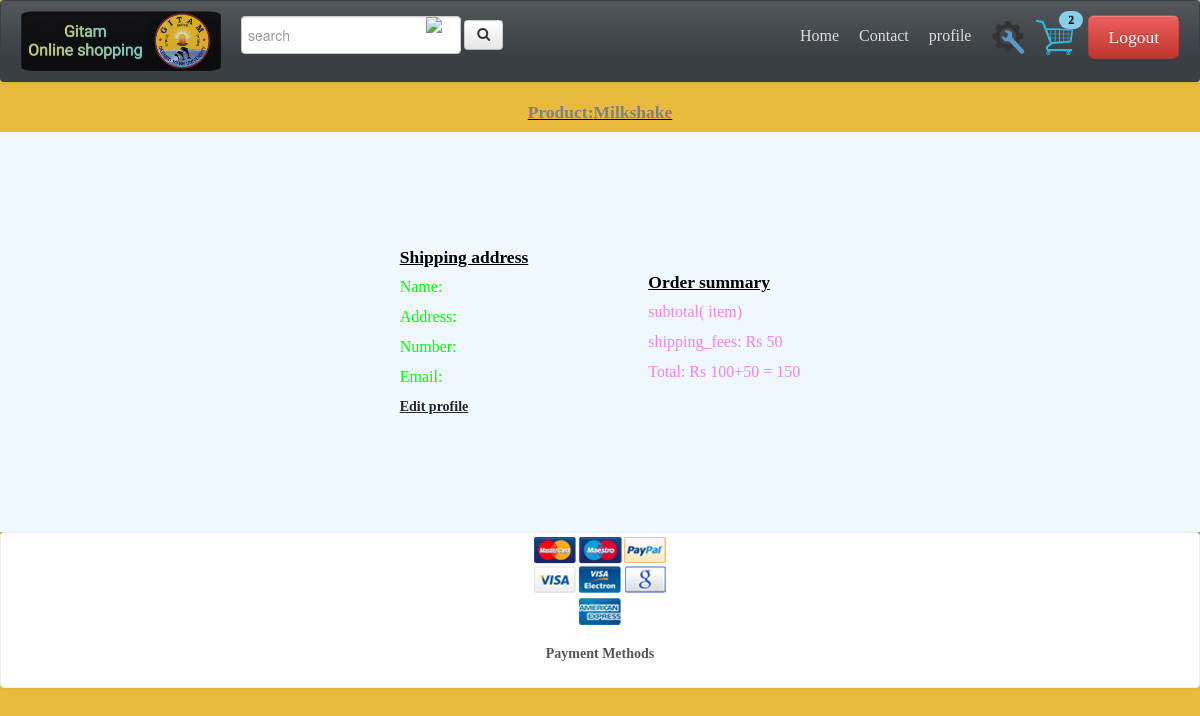
The app's page /payment.php?id=43 (signed in), older data.
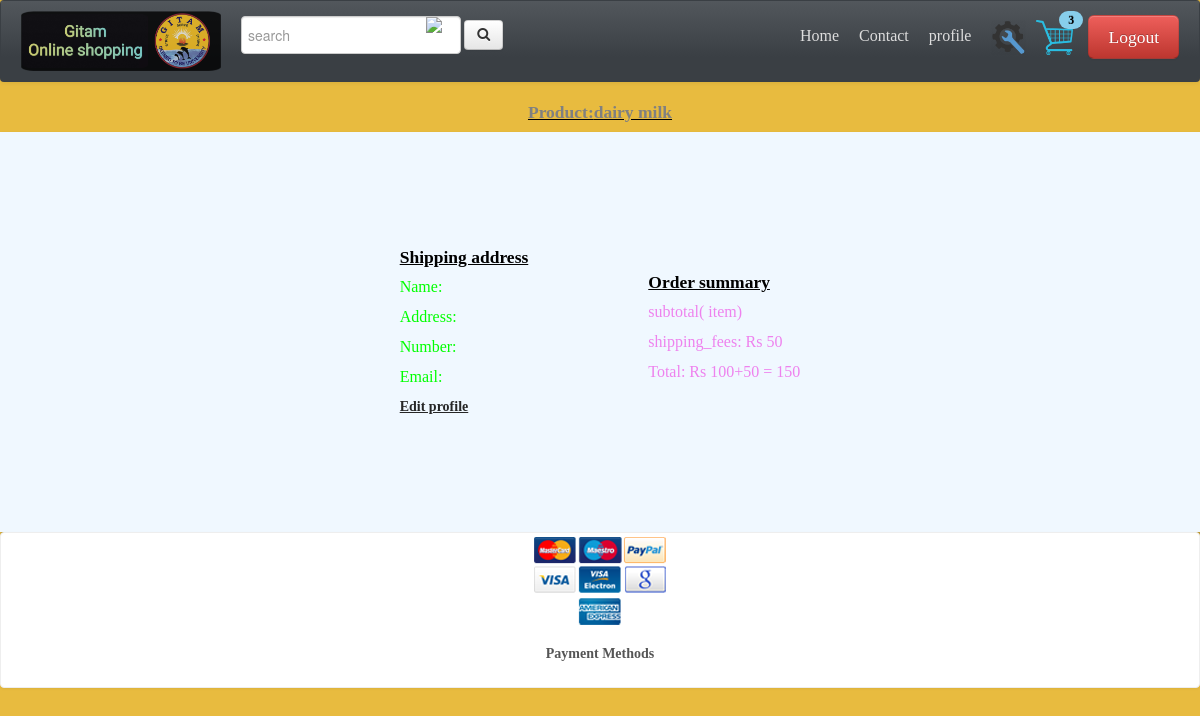
The same page, newer data.
### tables this page shows
CREATE TABLE `products` (
  `product_id` int(100) NOT NULL,
  `product_catag` varchar(100) NOT NULL,
  `product_title` varchar(255) NOT NULL,
  `product_price` int(100) NOT NULL,
  `product_desc` text NOT NULL,
  `product_date` varchar(50) NOT NULL,
  `product_img` text NOT NULL,
  `product_left` int(100) NOT NULL,
  `product_author` varchar(100) NOT NULL DEFAULT 'admin'
);

### payment.php (the view, shortened to what this page needs)
<?php
   include_once('./includes/headerNav.php');
     ?>
     <head>
     </head>
     <?php
$sql ="SELECT * FROM  products WHERE product_id='{$_GET['id']}';";
$result = $conn->query($sql);
$row = $result->fetch_assoc();
?>
<h4 style="text-align:center;"><p><a style="color:grey" href="./product.php?id=<?php echo $_GET['id']?>"> Product:<?php echo $row['product_title'] ?></a></p></h4>
     <div class="proceed-pay">
        <div class="ship">
        <h4>Shipping address</h4>
        <p>Name:<?Php echo $_SESSION['customer_name']?></p>
        <p>Address:<?Php echo $_SESSION['customer_address']?></p>
        <p>Number:<?Php echo $_SESSION['customer_phone']?></p>
        <p>Email:<?Php echo $_SESSION['customer_email']?></p>
        <a href="./profile.php"><h5 style="text-decoration:underline;">Edit profile</h5></a>
        </div>
<div class="order">
<h4>Order summary</h4>
        <p>subtotal( item)</p>
        <p>shipping_fees: Rs 50</p>
        <p>Total: Rs <?php echo $row['product_price']?>+50 = <?php echo $row['product_price']+50 ?> </p>
</div>
     </div>
     	<div class="thumbnail">
				<img src="images/payment_methods.png" title="Bootshop Payment Methods" alt="Payments Methods">
				<div class="caption">
				  <h5>Payment Methods</h5>
				</div>
			  </div>

### includes/headerNav.php (shortened to what this page needs)
<!DOCTYPE html>
<html lang="en">
  <head>
    <link id="callCss" rel="stylesheet" href="./css/bootstrap.min.css" media="screen"/>
    <link href="./css/base.css" rel="stylesheet" media="screen"/>
	<link href="./css/bootstrap-responsive.min.css" rel="stylesheet"/>
	<link href="./css/font-awesome.css" rel="stylesheet" type="text/css">
<link rel="stylesheet" href="https://cdnjs.cloudflare.com/ajax/libs/font-awesome/4.7.0/css/font-awesome.min.css">
<link rel="stylesheet" href="./css/style.php">
  </head>
<body>
<div id="logoArea" class="navbar">
  <div class="navbar-inner">
   <a class="brand" href="index.php?id=<?php echo (isset( $_SESSION['customer_name']))? $_SESSION['id']: 'unknown';?>" style="opacity:0.8"><img width="200px" src="./admin/upload/<?php echo $_SESSION['web-img']; ?>" alt="Gitam Online Shopping"/></a>
   <form style='margin-right:4px' class="form-inline navbar-search" method="post" action="./search.php" id='myForm' >
	  <div class="input-group col-md-4">
            <input class="form-control py-2 border-right-0 border " type="search" name='search' id='transcript' placeholder="search" >
			<img id="voiceIcon" onclick="startDictation()" src="//i.imgur.com/cHidSVu.gif" />
            <span class="input-group-append" >
              <button class="btn btn-outline-secondary border-left-0 border" name='submit' type="submit">
                    <i class="fa fa-search"></i>
              </button>
            </span>
        </div>
    </form>
    <ul id="topMenu" class="nav pull-right">
	 <li class=""><a href="index.php?id=<?php echo (isset( $_SESSION['customer_name']))? $_SESSION['id']: 'unknown';?>">Home</a></li>
	 <li class=""><a href="https://www.gitam.edu/contact-us">Contact</a></li>
	 <?php
	   if( isset( $_SESSION['id'])){
	 ?>
	 <li class="" style="opacity:1">
	 <a href="profile.php?id=<?php echo (isset( $_SESSION['customer_name']))? $_SESSION['id']: 'unknown';?>">profile
	 </a></li> <?php } else{?>
	 <li class="" style="opacity:0.5"><a href="#?loginfirst">profile</a></li> <?php }?>
	 <?php if((isset($_SESSION['id']))){?>
		<li><a href="./repair.php"  style="padding-right:0"><span id="repair" style="color:yellow"></span><img style="height:35px" src="./images/repairIcon.png" alt="repair icon"></a></li>
	 <li style="position:relative;margin-right:5px"><a href="cart.php"  style="padding-right:0"><span id="cart" style="color:yellow"></span><img style="height:35px;position:relative" src="./images/shopping-cart.png" alt="shop-cart">
	 <div class="badge" id="cartNum" >
<?php echo $_SESSION['cartItemNum'] ?>
</div>
</a>
	</li>
     <?php } ?>
	 <?php
     if( isset( $_SESSION['id'])){
     ?>
    <li ><a id="lg-btn" href="" role="button"  style="padding-right:0"><span class="btn btn-large btn-danger" >Logout</span></a>
    </li>
	<?php }?>
    </ul>
  </div>
</div>

Row changes from the older to the newer data that the page shows:
changed products: product_title "Milkshake" → "dairy milk"
Text that changed along with them:
$_SESSION['cartItemNum']: "2" → "3"
